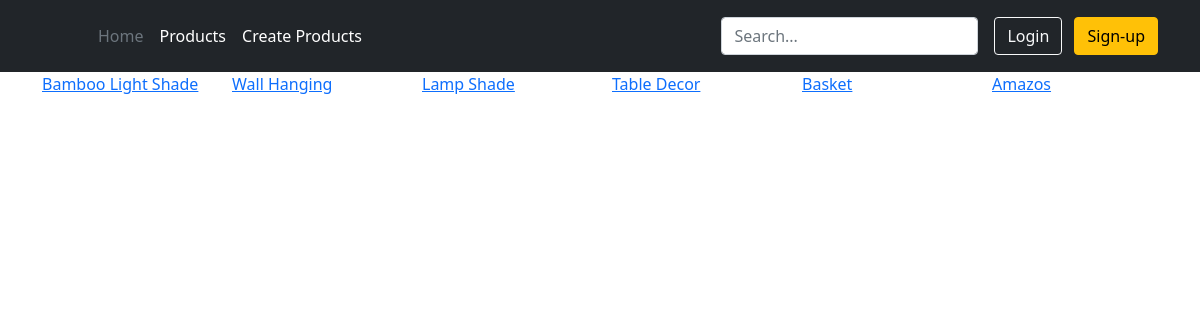
Screenshot of /products/ with the database file from the repository.
### products/models.py (models this page shows, shortened)
class Product(models.Model):
    title = models.CharField(max_length=200)
    description = models.TextField(blank=True)
    image = models.ImageField(upload_to='images/')
    price = models.DecimalField(max_digits=6, decimal_places=2)
    category = models.ForeignKey(Category, related_name='product', on_delete=models.CASCADE)
    slug = models.SlugField(max_length=255)
    in_stock = models.BooleanField(default=True)  # Stock to change to numeric value
    is_active = models.BooleanField(default=True)
    created = models.DateTimeField(auto_now_add=True)
    updated = models.DateTimeField(auto_now=True)
    class Meta:
        verbose_name_plural = 'Products'
        ordering = ('-created',)

### storeAnada/views.py (the view)
# urls.py: path('products/', storeAnada.views.ProductListView.as_view(), name='product-list'),
class ProductListView(ListView):
	template_name = "products/product_list.html"
	model = Product

### templates/products/product_list.html (shortened to what this page needs)
{% extends "base.html" %}
{% load static %}
{% block content %}
<div class="container">
  <div class="row">
      {% for product in object_list %}
        <div class="col-sm">
            <a href="{% url 'product-detail' pk=product.pk %}">{{ product.title }}</a>
        </div>
      {% endfor %}
  </div>
</div>
{% endblock %}

### rows the page displays
Product: title "Bamboo Light Shade"
Product: title "Wall Hanging"
Product: title "Lamp Shade"
Product: title "Table Decor"
Product: title "Basket"
Product: title "Amazos"
